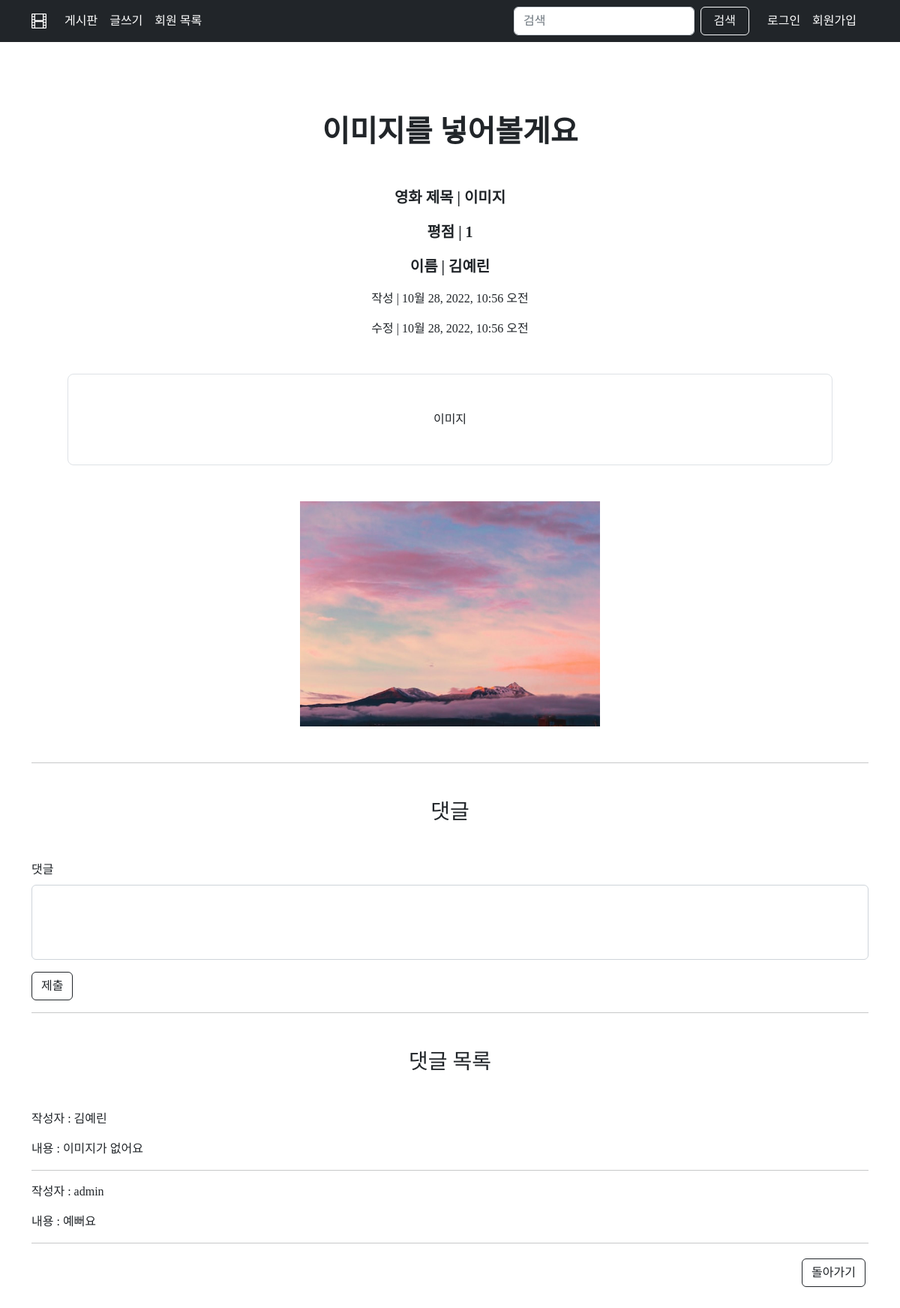
The page /articles/5/ on the database its author committed.
### apps/articles/models.py (models this page shows)
class Article(models.Model):
    title = models.CharField(max_length=20)
    content = models.TextField()
    created_at = models.DateTimeField(auto_now_add=True)
    updated_at = models.DateTimeField(auto_now=True)
    movie_name = models.CharField(max_length=30)
    grade = models.IntegerField(validators=[MinValueValidator(1), MaxValueValidator(5)])
    view = models.PositiveIntegerField(default=0)
    user = models.ForeignKey(settings.AUTH_USER_MODEL, on_delete=models.CASCADE)
    like_users = models.ManyToManyField(settings.AUTH_USER_MODEL, related_name="articles")
    image = ProcessedImageField(
        upload_to="images/",
        blank=True,
        processors=[ResizeToFill(1200, 960)],
        format="JPEG",
        options={"quality": 80},
        null=True,
    )
    thumbnail = ProcessedImageField(
        upload_to="images/",
        blank=True,
        processors=[Thumbnail(200, 300)],
        format="JPEG",
        options={"quality": 80},
    )

class Comment(models.Model):
    content = models.TextField()
    created_at = models.DateTimeField(auto_now_add=True)
    article = models.ForeignKey(Article, on_delete=models.CASCADE)
    user = models.ForeignKey(settings.AUTH_USER_MODEL, on_delete=models.CASCADE)

### apps/accounts/models.py (models this page shows, shortened)
class User(AbstractUser):
    followings = models.ManyToManyField("self", symmetrical=False, related_name="followers")

### apps/articles/views.py (the view)
# urls.py: path("<int:pk>/", views.detail, name="detail"),
def detail(request, pk):
    article = Article.objects.get(pk=pk)
    comment_form = CommentForm()
    context = {
        "comment_form": comment_form,
        "article": article,
    }
    return render(request, "articles/detail.html", context)

### apps/articles/forms.py
class CommentForm(forms.ModelForm):
    class Meta:
        model = Comment
        fields = ("content",)
        widgets = {
            "content": forms.Textarea(
                attrs={
                    "placeholder": "",
                    "style": "height: 100px; resize: none; width: 100%;",
                }
            ),
        }
        labels = {
            "content": "댓글",
        }

### apps/articles/templates/articles/detail.html (shortened to what this page needs)
{% extends 'base.html' %} {% load django_bootstrap5 %} {% block content %}
<div class="container">
    <h1 class="text-center m-5 pt-5 fw-bold">{{ article.title }}</h1>
    <p class="text-center fw-bold fs-5">영화 제목 | {{ article.movie_name }}</p>
    <p class="text-center fw-bold fs-5">평점 | {{ article.grade }}</p>
    <p class="text-center fw-bold fs-5">이름 | {{article.user.username}}</p>
    <p class="text-center fs-6">작성 | {{ article.created_at }}</p>
    <p class="text-center fs-6">수정 | {{ article.updated_at }}</p>
    <p class="text-center border m-5 p-5 rounded-3">{{ article.content }}</p>
    <div>
        <div class='container text-center mt-5 mb-5'>
            {% if article.image %}
            <img src="{{ article.image.url }}" alt="{{ article.image }}" width="400" height="300"> {% endif %}
        </div>
        <hr>
        <h3 class="text-center m-5">댓글</h3>
        <form action="{% url 'articles:comment_create' article.pk %}" method="POST">
            {% csrf_token %} {% bootstrap_form comment_form %} {% bootstrap_button button_type="submit" button_class="btn btn-outline-dark" content="제출" %}
        </form>
    </div>
    <hr>
    <div>
        <h3 class='text-center m-5'>댓글 목록</h3>
        {% for comment in article.comment_set.all %}
        <p>작성자 : {{ comment.user.username }}</p>
        <p>내용 : {{ comment.content }}</p>
        <hr> {% endfor %}
    </div>
    <div class='d-flex justify-content-end mb-5'>
        <a href="{% url 'articles:reviews' %}" class="btn btn-outline-dark m-1">돌아가기</a>
    </div>
</div>
{% endblock %}

### static/css/style.css (style rules this page uses)
* { font-family: 'NanumSquareNeo'; }
a { text-decoration: none; }

### rows shown on the page
Article: title "이미지를 넣어볼게요", movie_name "이미지", grade "1", user.username "김예린", created_at "10월 28, 2022, 10:56 오전", updated_at "10월 28, 2022, 10:56 오전", content "이미지", image (picture)
Comment: user.username "김예린", content "이미지가 없어요"
Comment: user.username "admin", content "예뻐요"
